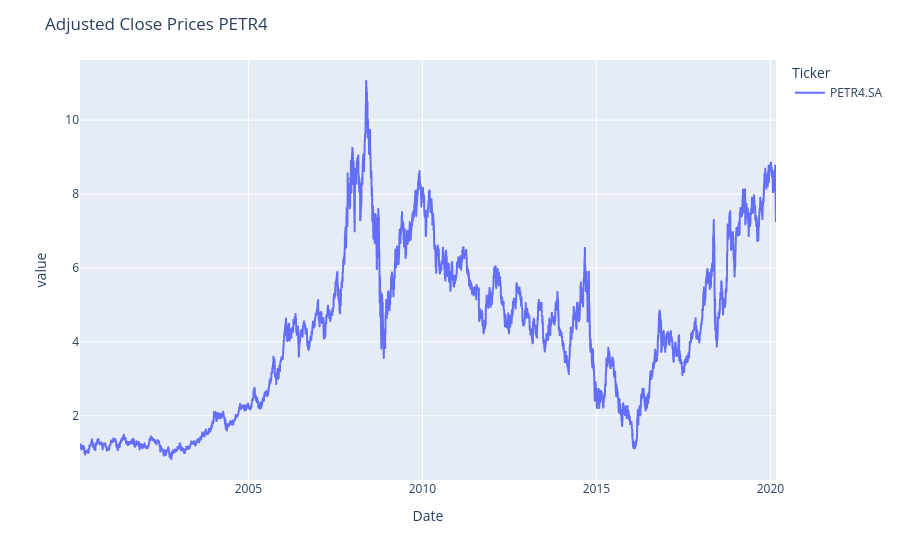

Source (notebook cell):
### Code cell
fig = px.line(petr4['Adj Close'], facet_col_wrap=1)
fig.update_yaxes(matches=None)
fig.update_layout(
    title={
        'text': "Adjusted Close Prices PETR4"})
fig.show()

### Figure 1 — Plotly figure (JSON) as saved in the notebook; plotly's stock layout.template omitted (floating-point values rounded to 4 significant figures; data arrays with more than 128 entries replaced by an {"elided": "..."} marker saying what was removed)
{"data": [{"hovertemplate": "Ticker=PETR4.SA<br>Date=%{x}<br>value=%{y}<extra></extra>", "legendgroup": "PETR4.SA", "line": {"color": "#636efa", "dash": "solid"}, "marker": {"symbol": "circle"}, "mode": "lines", "name": "PETR4.SA", "showlegend": true, "type": "scattergl", "x": {"elided": "5031 str values"}, "xaxis": "x", "y": {"elided": "5031 float values"}, "yaxis": "y"}], "layout": {"legend": {"title": {"text": "Ticker"}, "tracegroupgap": 0}, "margin": {"t": 60}, "title": {"text": "Adjusted Close Prices PETR4"}, "xaxis": {"anchor": "y", "domain": [0, 1], "title": {"text": "Date"}}, "yaxis": {"anchor": "x", "domain": [0, 1], "title": {"text": "value"}}}}
